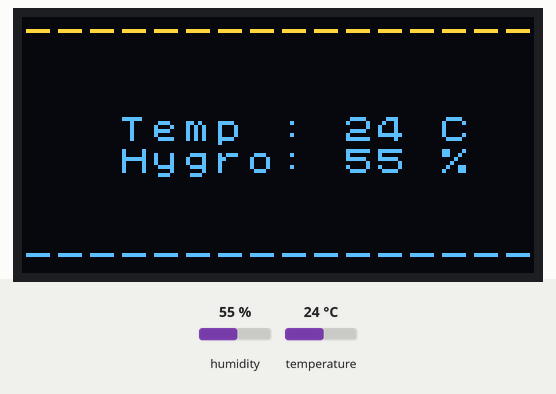
Bench run of a sketch on a simulated Arduino Uno, built with avr-gcc and run on an emulated ATmega328P. Parts: 128×64 one-colour display. The test bench sets the inputs (shaded band); at power-on: humidity 55 %, temperature 24 °C. The OLED is the two-colour kind (top 16 rows yellow).

Above: at 3.0 s.
3.1 s: humidity set to 22 %
At 5.8 s:
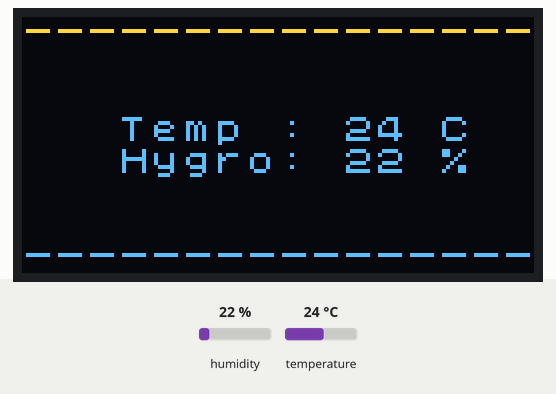
6.1 s: temperature set to 12 °C
At 7.5 s:
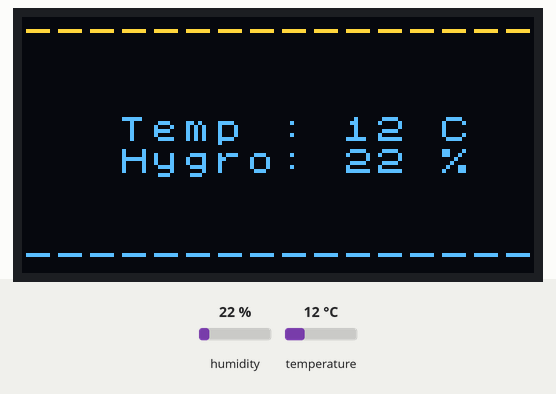
9.1 s: humidity set to 40 %
At 11.8 s:
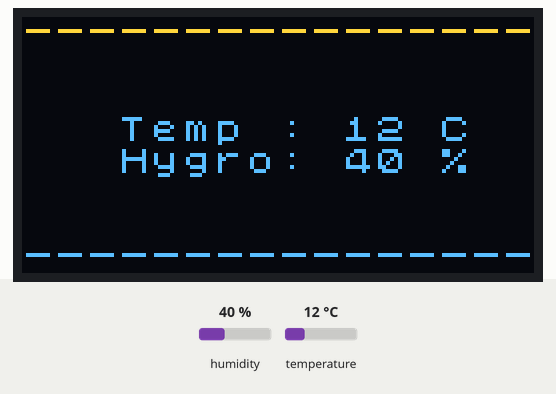
12.9 s: temperature set to 19 °C
Timing chart, 0 to 15.9 s (numbered marks = the images above; inputs shaded):
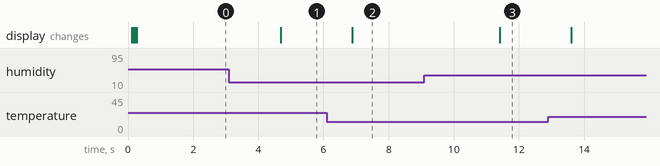

Measured:
- after the input at 3.1 s, the display: changes after 1.6 s (image 1)
- after the input at 6.1 s, the display: changes after 0.79 s (image 2)
- after the input at 9.1 s, the display: changes after 2.3 s (image 3)

The sketch:

oled_temp_hygro.ino
```cpp
// for OLED connection, see:
// https://www.brainy-bits.com/connect-and-use-a-spi-oled-display/
// http://www.rhydolabz.com/displays-c-88/096-oled-display-module-spii2c-128x64-6-pin-white-p-2260.html
// oled has 8 lines of 16 chars

#include "U8g2lib.h"
#include "DHT.h"

#define DHTPIN 2     // what digital pin DHTxx is connected to

DHT dht(DHTPIN, DHT11);
const float rapport = 1.1 / 10.23;
const bool use_lm35 = false;  // use LM35 as a secondary temp sensor and compute mean with DHT11

U8X8_SSD1306_128X64_NONAME_4W_SW_SPI u8x8(13, 11, 10, 9, 8);  // D0=13, D1=11, CS=10, DC=9, Reset=8

void draw() {
  float h = dht.readHumidity();
  float t1 = dht.readTemperature();
  float t, t2;
  if (isnan(h) || isnan(t1)) {
    u8x8.drawString(1,1,"Failed to read");
    u8x8.drawString(1,2,"from DHT sensor!");
    return;
  }
  if (use_lm35) {
    t2 = analogRead(A0) * rapport;
    t = (t1+t2)/2;
  }
  else {
    t = t1;
  }
  u8x8.drawString(0,0,"----------------");
  u8x8.drawString(3,3,(String("Temp : ")+String(int(t))+String(" C")).c_str());
  u8x8.drawString(3,4,(String("Hygro: ")+String(int(h))+String(" %")).c_str());
  u8x8.drawString(0,7,"----------------");
}

void setup(void) {
  analogReference(INTERNAL);
  dht.begin();
  u8x8.begin();
  u8x8.setFont(u8x8_font_chroma48medium8_r);
}

void loop(void) {
  draw();
  delay(2000);
}
```
